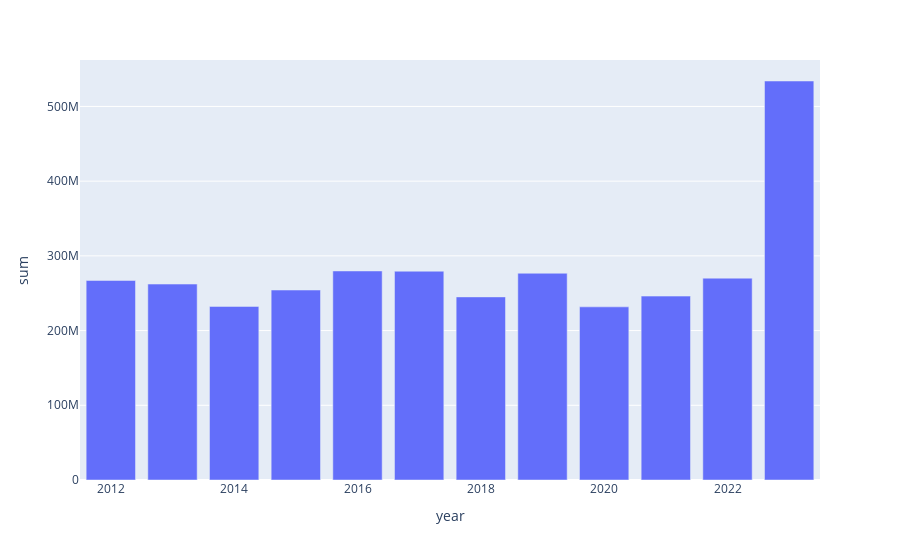

The notebook cell saved with this chart:
### Markdown cell above
4. 2023 financial data arrived on this spreadsheet - [2023 Forecast](https://docs.google.com/spreadsheets/d/1m5QOsJqruUP4IwCvcY9yBp2KPR87yhmDsZGndxZt8y0/edit?usp=sharing). Again copy the data into your sheet **connected to Fivetran** 

5. Rerun another ETL

6. Rerun your visualization without touching the code, what do you see?

### Code cell
df_direct_2 = pd.read_sql(f"SELECT year, sum(jan+feb+mar+apr+may+jun+jul+aug+sep+oct+nov+dec) FROM {schema}.{table} group by year", con=connection)


fig = px.bar(df_direct_2, x='year', y='sum')
fig.show()

### Figure 1 — Plotly figure (JSON) as saved in the notebook; plotly's stock layout.template omitted (floating-point values rounded to 4 significant figures)
{"data": [{"alignmentgroup": "True", "hovertemplate": "year=%{x}<br>sum=%{y}<extra></extra>", "legendgroup": "", "marker": {"color": "#636efa", "pattern": {"shape": ""}}, "name": "", "offsetgroup": "", "orientation": "v", "showlegend": false, "textposition": "auto", "type": "bar", "x": [2013, 2021, 2020, 2015, 2023, 2022, 2014, 2017, 2016, 2019, 2012, 2018], "xaxis": "x", "y": [262251784, 246138623, 231748250, 254269986, 534051207, 270146778, 232336858, 279462000, 279777704, 276712132, 267084281, 245079725], "yaxis": "y"}], "layout": {"barmode": "relative", "legend": {"tracegroupgap": 0}, "margin": {"t": 60}, "xaxis": {"anchor": "y", "domain": [0, 1], "title": {"text": "year"}}, "yaxis": {"anchor": "x", "domain": [0, 1], "title": {"text": "sum"}}}}
